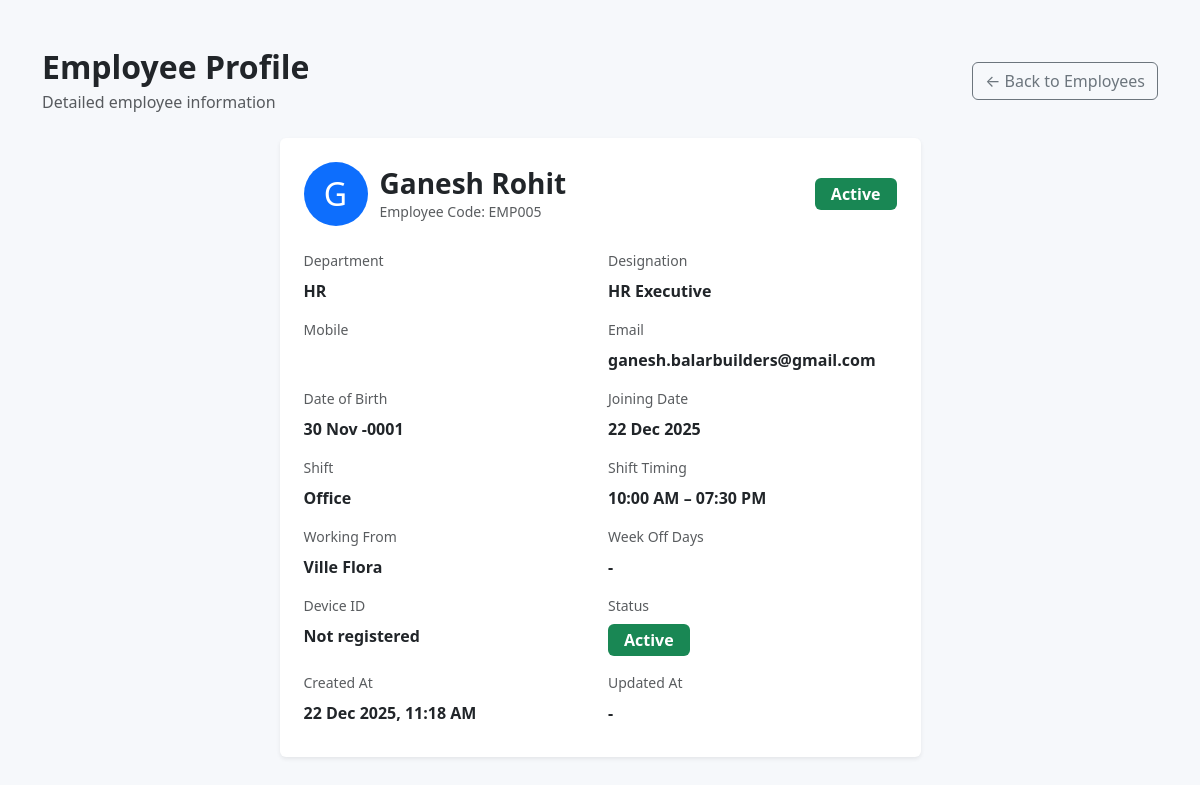
The page /admin/hr/view_employee.php?id=5 on the database its author committed.
### tables this page shows
CREATE TABLE IF NOT EXISTS `employees` (
  `id` int NOT NULL AUTO_INCREMENT,
  `emp_code` varchar(20) NOT NULL,
  `name` varchar(100) NOT NULL,
  `mobile` varchar(20) DEFAULT NULL,
  `email` varchar(100) DEFAULT NULL,
  `dob` date DEFAULT NULL,
  `department_id` int DEFAULT NULL,
  `designation_id` int DEFAULT NULL,
  `shift_id` int DEFAULT NULL,
  `default_working_from` varchar(50) DEFAULT '',
  `weekoff_days` varchar(100) DEFAULT NULL,
  `joining_date` date DEFAULT NULL,
  `updated_at` timestamp NULL DEFAULT NULL,
  `device_id` varchar(100) DEFAULT NULL,
  `status` tinyint(1) DEFAULT '1',
  `created_at` timestamp NOT NULL DEFAULT CURRENT_TIMESTAMP,
  PRIMARY KEY (`id`),
  KEY `department_id` (`department_id`),
  KEY `designation_id` (`designation_id`)
);

CREATE TABLE IF NOT EXISTS `departments` (
  `id` int NOT NULL AUTO_INCREMENT,
  `department_name` varchar(100) NOT NULL,
  `created_at` timestamp NOT NULL DEFAULT CURRENT_TIMESTAMP,
  `updated_at` timestamp NULL DEFAULT NULL,
  PRIMARY KEY (`id`)
);

CREATE TABLE IF NOT EXISTS `designations` (
  `id` int NOT NULL AUTO_INCREMENT,
  `department_id` int NOT NULL,
  `designation_name` varchar(100) NOT NULL,
  `created_at` timestamp NOT NULL DEFAULT CURRENT_TIMESTAMP,
  `updated_at` timestamp NULL DEFAULT NULL,
  PRIMARY KEY (`id`),
  KEY `department_id` (`department_id`)
);

CREATE TABLE IF NOT EXISTS `shifts` (
  `id` int NOT NULL AUTO_INCREMENT,
  `shift_name` varchar(50) NOT NULL,
  `start_time` time NOT NULL,
  `end_time` time NOT NULL,
  `lunch_start` time DEFAULT NULL,
  `lunch_end` time DEFAULT NULL,
  `early_clock_in_before` int NOT NULL DEFAULT '0',
  `late_mark_after` int NOT NULL,
  `half_day_after` int NOT NULL,
  `total_punches` int NOT NULL,
  `created_at` timestamp NOT NULL DEFAULT CURRENT_TIMESTAMP,
  `updated_at` timestamp NULL DEFAULT NULL,
  PRIMARY KEY (`id`)
);

### admin/hr/view_employee.php (the view, shortened to what this page needs)
<?php
include '../config/db.php';
$id = isset($_GET['id']) ? (int)$_GET['id'] : 0;
$employee = null;
if ($id > 0) {
        $sql = "SELECT e.*, d.department_name, desig.designation_name, s.shift_name, s.start_time, s.end_time
            FROM employees e
            LEFT JOIN departments d ON d.id = e.department_id
            LEFT JOIN designations desig ON desig.id = e.designation_id
            LEFT JOIN shifts s ON s.id = e.shift_id
            WHERE e.id = $id LIMIT 1";
    $res = $con->query($sql);
    if ($res && $res->num_rows > 0) {
        $employee = $res->fetch_assoc();
    }
}
?>
<!DOCTYPE html>
<html lang="en">
<head>
    <link href="https://cdn.jsdelivr.net/npm/bootstrap@5.3.3/dist/css/bootstrap.min.css" rel="stylesheet">
</head>
<body style="background:#f6f8fb;">
<div class="container py-5">
    <div class="d-flex justify-content-between align-items-center mb-4">
        <div>
            <h2 class="mb-1 fw-bold">Employee Profile</h2>
            <div class="text-muted">Detailed employee information</div>
        </div>
        <a href="employees.php" class="btn btn-outline-secondary">&larr; Back to Employees</a>
    </div>
    <div class="row justify-content-center">
        <div class="col-lg-8 col-xl-7">
            <div class="card shadow-sm border-0 mb-4">
                <div class="card-body p-4">
                    <div class="row align-items-center mb-4">
                        <div class="col-auto">
                            <div class="rounded-circle bg-primary text-white d-flex align-items-center justify-content-center" style="width:64px;height:64px;font-size:2rem;">
                                <?php echo strtoupper(substr($employee['name'] ?? '?', 0, 1)); ?>
                            </div>
                        </div>
                        <div class="col ps-0">
                            <h3 class="mb-0 fw-semibold"><?php echo htmlspecialchars($employee['name'] ?? '-'); ?></h3>
                            <div class="text-muted small">Employee Code: <?php echo htmlspecialchars($employee['emp_code'] ?? '-'); ?></div>
                        </div>
                        <div class="col-auto">
                            <span class="badge bg-<?php echo ((int)($employee['status'] ?? 1) === 1) ? 'success' : 'secondary'; ?> px-3 py-2" style="font-size:1rem;">
                                <?php echo ((int)($employee['status'] ?? 1) === 1) ? 'Active' : 'Inactive'; ?>
                            </span>
                        </div>
                    </div>
                    <div class="row g-3 mb-2">
                        <div class="col-md-6">
                            <div class="mb-2 text-muted small">Department</div>
                            <div class="fw-semibold"><?php echo htmlspecialchars($employee['department_name'] ?? '-'); ?></div>
                        </div>
                        <div class="col-md-6">
                            <div class="mb-2 text-muted small">Designation</div>
                            <div class="fw-semibold"><?php echo htmlspecialchars($employee['designation_name'] ?? '-'); ?></div>
                        </div>
                        <div class="col-md-6">
                            <div class="mb-2 text-muted small">Mobile</div>
                        </div>
                        <div class="col-md-6">
                            <div class="mb-2 text-muted small">Email</div>
                            <div class="fw-semibold"><?php echo htmlspecialchars($employee['email'] ?? '-'); ?></div>
                        </div>
                        <div class="col-md-6">
                            <div class="mb-2 text-muted small">Date of Birth</div>
                            <div class="fw-semibold"><?php echo !empty($employee['dob']) ? date('d M Y', strtotime($employee['dob'])) : '-'; ?></div>
                        </div>
                        <div class="col-md-6">
                            <div class="mb-2 text-muted small">Joining Date</div>
                            <div class="fw-semibold"><?php echo !empty($employee['joining_date']) ? date('d M Y', strtotime($employee['joining_date'])) : '-'; ?></div>
                        </div>
                        <div class="col-md-6">
                            <div class="mb-2 text-muted small">Shift</div>
                            <div class="fw-semibold"><?php echo htmlspecialchars($employee['shift_name'] ?? '-'); ?></div>
                        </div>
                        <div class="col-md-6">
                            <div class="mb-2 text-muted small">Shift Timing</div>
                            <div class="fw-semibold">
                                <?php
                                if (!empty($employee['start_time']) && !empty($employee['end_time'])) {
                                    echo date('h:i A', strtotime($employee['start_time'])) . ' – ' . date('h:i A', strtotime($employee['end_time']));
                                } else {
                                    echo '-';
                                }
                                ?>
                            </div>
                        </div>
                        <div class="col-md-6">
                            <div class="mb-2 text-muted small">Working From</div>
                            <div class="fw-semibold"><?php echo htmlspecialchars($employee['default_working_from'] ?? '-'); ?></div>
                        </div>
                        <div class="col-md-6">
                            <div class="mb-2 text-muted small">Week Off Days</div>
                            <div class="fw-semibold">
                                <?php echo !empty($employee['weekoff_days']) ? htmlspecialchars($employee['weekoff_days']) : '-'; ?>
                            </div>
                        </div>
                        <div class="col-md-6">
                            <div class="mb-2 text-muted small">Device ID</div>
                            <div class="fw-semibold"><?php echo $employee['device_id'] ? htmlspecialchars($employee['device_id']) : 'Not registered'; ?></div>
                        </div>
                        <div class="col-md-6">
                            <div class="mb-2 text-muted small">Status</div>
                            <div class="fw-semibold">
                                <span class="badge bg-<?php echo ((int)($employee['status'] ?? 1) === 1) ? 'success' : 'secondary'; ?> px-3 py-2" style="font-size:1rem;">
                                    <?php echo ((int)($employee['status'] ?? 1) === 1) ? 'Active' : 'Inactive'; ?>
                                </span>
                            </div>
                        </div>
                        <div class="col-md-6">
                            <div class="mb-2 text-muted small">Created At</div>
                            <div class="fw-semibold"><?php echo !empty($employee['created_at']) ? date('d M Y, h:i A', strtotime($employee['created_at'])) : '-'; ?></div>
                        </div>
                        <div class="col-md-6">
                            <div class="mb-2 text-muted small">Updated At</div>
                            <div class="fw-semibold"><?php echo !empty($employee['updated_at']) ? date('d M Y, h:i A', strtotime($employee['updated_at'])) : '-'; ?></div>
                        </div>
                    </div>
                </div>
            </div>
        </div>
    </div>
</div>
</body>
</html>

### rows shown on the page
employees: name "G", name "Ganesh Rohit", emp_code "EMP005", department.department_name "HR", designation.designation_name "HR Executive", email "ganesh.balarbuilders@gmail.com", dob "30 Nov -0001", joining_date "22 Dec 2025", shift.shift_name "Office", shift.start_time "10:00 AM", shift.end_time "07:30 PM", default_working_from "Ville Flora", created_at "22 Dec 2025, 11:18 AM"
